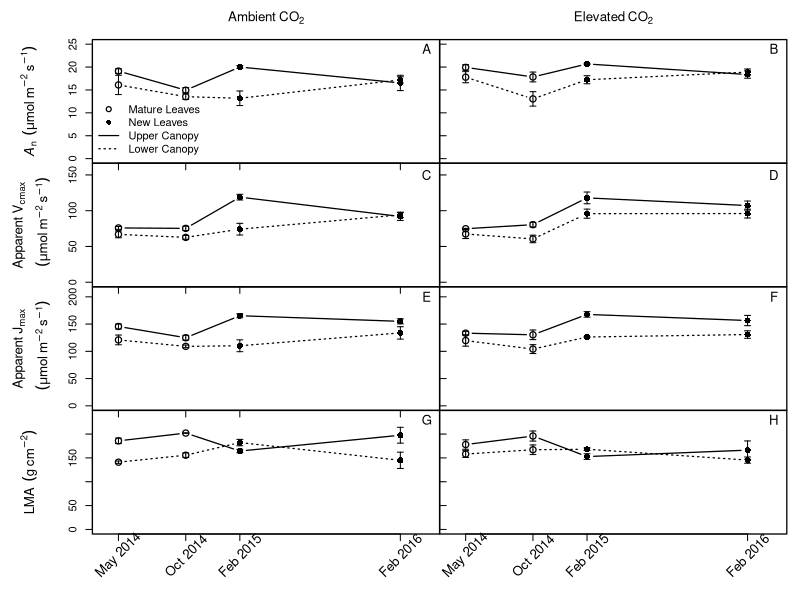

This figure's R source:
##gas exchange campaigns------

ge <- read.csv("masterscripts/face_photo_campaigns.csv") ##different file used here with cleaned csv
  ge <- ge[complete.cases(ge),]
  ge <- droplevels(ge)
  ge$Date <- paste(ge$Campaign, "01", sep="_")
  ge$Date <- as.Date(ge$Date, format="%b_%Y_%d") 

aco2 <- ge[ge$C.treat == "+C",]
eco2 <- ge[ge$C.treat == "0C",]
  
aco2_upp <- ge[ge$C.treat == "+C" & ge$Position == "upper",]
aco2_low <- ge[ge$C.treat == "+C" & ge$Position == "lower",]
eco2_upp <- ge[ge$C.treat == "0C" & ge$Position == "upper",]
eco2_low <- ge[ge$C.treat == "0C" & ge$Position == "lower",]


#plot bits------
campainlab <- gsub("_", " ", unique(ge$Campaign))
canopycols <- c("forestgreen", "royalblue")
pchs=c(1,16)
photolab <- expression(italic(A)[n]~~(mu*mol~m^-2~s^-1))
lmalab <- expression(LMA~~(g~cm^-2))
jlab <- expression(atop(Apparent~J[max],~~(mu*mol~m^-2~s^-1)))
vlab <- expression(atop(Apparent~V[cmax],~~(mu*mol~m^-2~s^-1)))
daterange <- c(as.Date("2014-04-01"), as.Date("2016-04-01"))
datelab <- as.Date("2016-04-01")
pchs2 <- c(1,1,16,16)

#plotting---------
windows()
# png(filename = "output/Figure1.png", height = 11, width = 8.5, units = "in", res= 400)
par(oma=c(5,7,3,1), mfrow=c(4,2), mar=c(0,0,0,0), pch=16, lwd=1.25)

#photosynthesis-aco2
plot(Photo ~ Date, data=aco2_low, type="b", pch=pchs2,lty=3,
     xlab="",ylab="", ylim=c(0, 25), xaxt='n', cex=1.25, xlim=daterange)
points(Photo ~ Date, data=aco2_upp,  cex=1.25, type="b",pch=pchs2)
axis(1, labels=FALSE, at=unique(aco2$Date))
with(aco2, arrows(Date, Photo, Date, Photo+se.photo, angle=90, lwd=1,
                    length=.03))
with(aco2, arrows(Date, Photo, Date, Photo-se.photo, angle=90, lwd=1,
                  length=.03))
mtext(photolab, side=2, line=4, cex=.8)
legend("bottomleft", legend=c("Mature Leaves", "New Leaves", "Upper Canopy", "Lower Canopy"),
       bty='n', col="black", inset=.01, pch=c(1,16,NA,NA), lty=c(NA, NA, 1,3))
mtext(expression(Ambient~CO[2]), side=3, line=1, cex=.8)
text(datelab, 24, "A", cex=1.2)

#photosynthesis-eco2
plot(Photo ~ Date, data=eco2_low,  type="b", pch=pchs2,lty=3,
     xlab="",ylab="", ylim=c(0, 25), xaxt='n', yaxt='n', cex=1.25, xlim=daterange)
points(Photo ~ Date, data=eco2_upp, cex=1.25, type="b",pch=pchs2)
axis(2, labels=FALSE, tcl=.5)
with(eco2, arrows(Date, Photo, Date, Photo+se.photo, angle=90, lwd=1,
                  length=.03))
with(eco2, arrows(Date, Photo, Date, Photo-se.photo, angle=90, lwd=1,
                  length=.03))
mtext(expression(Elevated~CO[2]), side=3, line=1, cex=.8)
text(datelab, 24, "B", cex=1.2)

#vcmax-aco2
plot(Vcmax ~ Date, data=aco2_low, xlim=daterange,
     xlab="",ylab="", ylim=c(0, 160), xaxt='n', cex=1.25, type="b", pch=pchs2,lty=3)
points(Vcmax ~ Date, data=aco2_upp,  type="b",pch=pchs2, cex=1.25)
axis(1, labels=FALSE, at=unique(aco2$Date))
with(aco2, arrows(Date, Vcmax, Date, Vcmax+se.Vcmax, angle=90, lwd=1,
                  length=.03))
with(aco2, arrows(Date, Vcmax, Date, Vcmax-se.Vcmax, angle=90, lwd=1,
                  length=.03))
mtext(vlab, side=2, line=3,cex=.8)
text(datelab, 150, "C", cex=1.2)

#vcmax-eco2
plot(Vcmax ~ Date, data=eco2_low, xlim=daterange,
     xlab="",ylab="", ylim=c(0, 160), xaxt='n', cex=1.25,yaxt='n', type="b", pch=pchs2,lty=3)
points(Vcmax ~ Date, data=eco2_upp, type="b",pch=pchs2, cex=1.25)
axis(2, labels=FALSE, tcl=.5)
with(eco2, arrows(Date, Vcmax, Date, Vcmax+se.Vcmax, angle=90, lwd=1,
                  length=.03))
with(eco2, arrows(Date, Vcmax, Date, Vcmax-se.Vcmax, angle=90, lwd=1,
                  length=.03))
text(datelab, 150, "D", cex=1.2)

#jmax-aco2
plot(Jmax ~ Date, data=aco2_low,  xlim=daterange,
     xlab="",ylab="", ylim=c(0, 210), xaxt='n', cex=1.25, type="b", pch=pchs2,lty=3)
points(Jmax ~ Date, data=aco2_upp, type="b",pch=pchs2, cex=1.25)
axis(1, labels=FALSE, at=unique(aco2$Date))
with(aco2, arrows(Date, Jmax, Date, Jmax+se.Jmax, angle=90, lwd=1,
                  length=.03))
with(aco2, arrows(Date, Jmax, Date, Jmax-se.Jmax, angle=90, lwd=1,
                  length=.03 ))
mtext(jlab, side=2, line=3,cex=.8)
text(datelab, 200, "E", cex=1.2)

#jmax-eco2
plot(Jmax ~ Date, data=eco2_low, xlim=daterange,
     xlab="",ylab="", ylim=c(0, 210), xaxt='n', cex=1.25,yaxt='n', type="b", pch=pchs2,lty=3)
points(Jmax ~ Date, data=eco2_upp, type="b",pch=pchs2, cex=1.25)
axis(2, labels=FALSE, tcl=.5)
with(eco2, arrows(Date, Jmax, Date, Jmax+se.Jmax, angle=90, lwd=1,
                  length=.03))
with(eco2, arrows(Date, Jmax, Date, Jmax-se.Jmax, angle=90, lwd=1,
                  length=.03))
text(datelab, 200, "F", cex=1.2)

#lma-aco2
plot(LMA ~ Date, data=aco2_low,  xlim=daterange,
     xlab="",ylab="", ylim=c(0, 240), xaxt='n', cex=1.25,type="b", pch=pchs2,lty=3)
points(LMA ~ Date, data=aco2_upp,  type="b",pch=pchs2, cex=1.25)
axis(1, labels=FALSE, at=unique(aco2$Date))
text(unique(aco2$Date), par("usr")[3] - 45, srt = 45,
     labels = campainlab, xpd = NA, cex=1.2)
with(aco2, arrows(Date, LMA, Date, LMA+se.LMA, angle=90, lwd=1,
                  length=.03))
with(aco2, arrows(Date, LMA, Date, LMA-se.LMA, angle=90, lwd=1,
                  length=.03))
mtext(lmalab, side=2, line=4, cex=.8)
text(datelab, 230, "G",cex=1.2)

#lma-eco2
plot(LMA ~ Date, data=eco2_low, xlim=daterange, xlab="",ylab="", ylim=c(0, 240), 
     xaxt='n', cex=1.25,yaxt='n', type="b", pch=pchs2,lty=3)
points(LMA ~ Date, data=eco2_upp, type="b",pch=pchs2, cex=1.25)
axis(1, labels=FALSE, at=unique(aco2$Date))
text(unique(aco2$Date), par("usr")[3] - 45, srt = 45,
     labels = campainlab, xpd = NA, cex=1.2)
axis(2, labels=FALSE, tcl=.5)
with(eco2, arrows(Date, LMA, Date, LMA+se.LMA, angle=90, lwd=1,
                  length=.03))
with(eco2, arrows(Date, LMA, Date, LMA-se.LMA, angle=90, lwd=1,
                  length=.03))
text(datelab, 230, "H",cex=1.2)
dev.copy2pdf(file= "output/Figure1.pdf")
dev.off()


